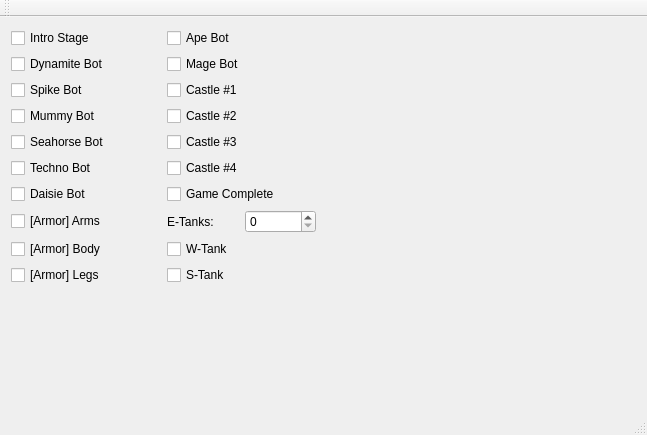
<?xml version="1.0" encoding="UTF-8"?>
<ui version="4.0">
 <class>MainWindow</class>
 <widget class="QMainWindow" name="MainWindow">
  <property name="geometry">
   <rect>
    <x>0</x>
    <y>0</y>
    <width>647</width>
    <height>435</height>
   </rect>
  </property>
  <property name="windowTitle">
   <string>MainWindow</string>
  </property>
  <widget class="QWidget" name="centralWidget">
   <layout class="QGridLayout" name="gridLayout_2">
    <item row="0" column="0">
     <layout class="QHBoxLayout" name="horizontalLayout">
      <property name="rightMargin">
       <number>10</number>
      </property>
      <item>
       <layout class="QGridLayout" name="gridLayout">
        <item row="1" column="0">
         <widget class="QCheckBox" name="dynamite_checkBox">
          <property name="text">
           <string>Dynamite Bot</string>
          </property>
         </widget>
        </item>
        <item row="5" column="0">
         <widget class="QCheckBox" name="techno_checkBox">
          <property name="text">
           <string>Techno Bot</string>
          </property>
         </widget>
        </item>
        <item row="6" column="1">
         <widget class="QCheckBox" name="castle5_checkBox">
          <property name="text">
           <string>Game Complete</string>
          </property>
         </widget>
        </item>
        <item row="0" column="0">
         <widget class="QCheckBox" name="intro_checkBox">
          <property name="text">
           <string>Intro Stage</string>
          </property>
         </widget>
        </item>
        <item row="10" column="0">
         <spacer name="verticalSpacer">
          <property name="orientation">
           <enum>Qt::Vertical</enum>
          </property>
          <property name="sizeHint" stdset="0">
           <size>
            <width>20</width>
            <height>40</height>
           </size>
          </property>
         </spacer>
        </item>
        <item row="2" column="1">
         <widget class="QCheckBox" name="castle1_checkBox">
          <property name="text">
           <string>Castle #1</string>
          </property>
         </widget>
        </item>
        <item row="3" column="0">
         <widget class="QCheckBox" name="mummy_checkBox">
          <property name="text">
           <string>Mummy Bot</string>
          </property>
         </widget>
        </item>
        <item row="4" column="1">
         <widget class="QCheckBox" name="castle3_checkBox">
          <property name="text">
           <string>Castle #3</string>
          </property>
         </widget>
        </item>
        <item row="0" column="1">
         <widget class="QCheckBox" name="ape_checkBox">
          <property name="text">
           <string>Ape Bot</string>
          </property>
         </widget>
        </item>
        <item row="3" column="1">
         <widget class="QCheckBox" name="castle2_checkBox">
          <property name="text">
           <string>Castle #2</string>
          </property>
         </widget>
        </item>
        <item row="1" column="1">
         <widget class="QCheckBox" name="mage_checkBox">
          <property name="text">
           <string>Mage Bot</string>
          </property>
         </widget>
        </item>
        <item row="7" column="1">
         <layout class="QHBoxLayout" name="horizontalLayout_2">
          <item>
           <widget class="QLabel" name="label">
            <property name="text">
             <string>E-Tanks:</string>
            </property>
           </widget>
          </item>
          <item>
           <widget class="QSpinBox" name="etank_spinBox"/>
          </item>
         </layout>
        </item>
        <item row="8" column="0">
         <widget class="QCheckBox" name="armor_body_checkBox">
          <property name="text">
           <string>[Armor] Body</string>
          </property>
         </widget>
        </item>
        <item row="6" column="0">
         <widget class="QCheckBox" name="daisie_checkBox">
          <property name="text">
           <string>Daisie Bot</string>
          </property>
         </widget>
        </item>
        <item row="4" column="0">
         <widget class="QCheckBox" name="seahorse_checkBox">
          <property name="text">
           <string>Seahorse Bot</string>
          </property>
         </widget>
        </item>
        <item row="2" column="0">
         <widget class="QCheckBox" name="spike_checkBox">
          <property name="text">
           <string>Spike Bot</string>
          </property>
         </widget>
        </item>
        <item row="5" column="1">
         <widget class="QCheckBox" name="castle4_checkBox">
          <property name="text">
           <string>Castle #4</string>
          </property>
         </widget>
        </item>
        <item row="9" column="0">
         <widget class="QCheckBox" name="armor_legs_checkBox">
          <property name="text">
           <string>[Armor] Legs</string>
          </property>
         </widget>
        </item>
        <item row="7" column="0">
         <widget class="QCheckBox" name="armor_arms_checkBox">
          <property name="text">
           <string>[Armor] Arms</string>
          </property>
         </widget>
        </item>
        <item row="8" column="1">
         <widget class="QCheckBox" name="wtank_checkBox">
          <property name="text">
           <string>W-Tank</string>
          </property>
         </widget>
        </item>
        <item row="9" column="1">
         <widget class="QCheckBox" name="stank_checkBox">
          <property name="text">
           <string>S-Tank</string>
          </property>
         </widget>
        </item>
       </layout>
      </item>
      <item>
       <widget class="passwordGrid" name="widget" native="true"/>
      </item>
     </layout>
    </item>
   </layout>
  </widget>
  <widget class="QMenuBar" name="menuBar">
   <property name="geometry">
    <rect>
     <x>0</x>
     <y>0</y>
     <width>647</width>
     <height>20</height>
    </rect>
   </property>
  </widget>
  <widget class="QToolBar" name="mainToolBar">
   <attribute name="toolBarArea">
    <enum>TopToolBarArea</enum>
   </attribute>
   <attribute name="toolBarBreak">
    <bool>false</bool>
   </attribute>
  </widget>
  <widget class="QStatusBar" name="statusBar"/>
 </widget>
 <layoutdefault spacing="6" margin="11"/>
 <customwidgets>
  <customwidget>
   <class>passwordGrid</class>
   <extends>QWidget</extends>
   <header location="global">passwordgrid.h</header>
   <container>1</container>
  </customwidget>
 </customwidgets>
 <resources/>
 <connections/>
</ui>
